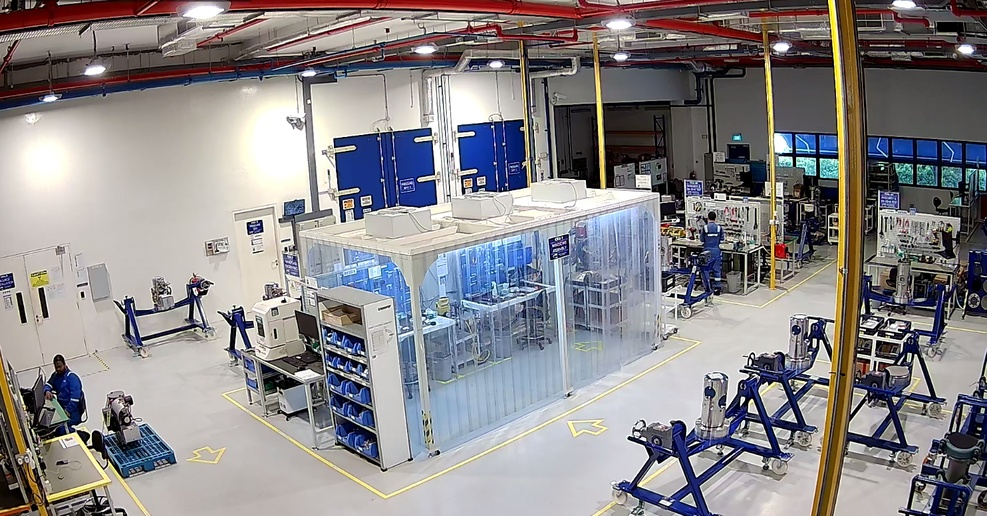
#> input picture images/img1.jpg, 987 x 516 px, shrunk from 1484 x 776 before the run
$ python ORB.py
#> lines starting #> are read from the running program, lines starting #| are printed output that depends on the picture
import cv2
import cv2 as cv
import numpy as np
import matplotlib.pyplot as plt
img1=cv.imread('./images/img1.jpg')
#> img1 is the input picture: shape (516, 987, 3); mean B, G, R 136.9, 134.8, 138.1
img2=cv.imread('./images/img2.jpg')
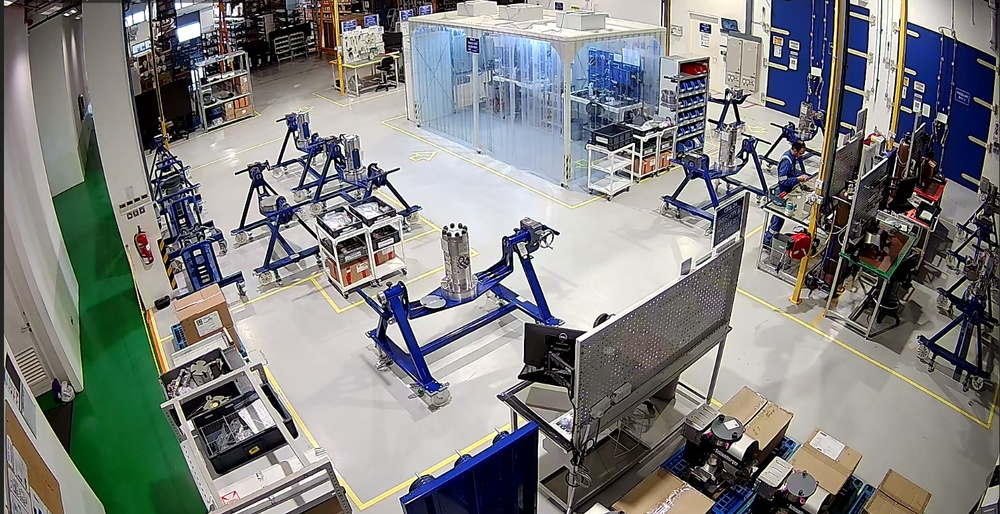
#> input picture images/img2.jpg, 1000 x 514 px, shrunk from 1504 x 773 before the run
#> img2 is the input picture: shape (514, 1000, 3); mean B, G, R 126.4, 127.5, 126.4
print(img1.shape)
#| (516, 987, 3)
grayImage1=cv.cvtColor(img1,cv.COLOR_RGBA2GRAY)
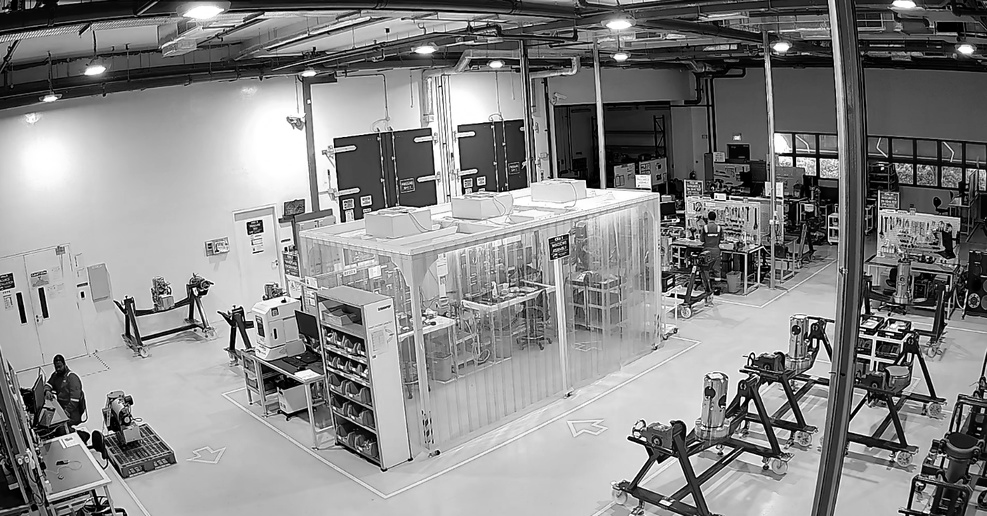
#> grayImage1: shape (516, 987); min 0, max 255, mean 135.9
grayImage2=cv.cvtColor(img2,cv.COLOR_RGBA2GRAY)
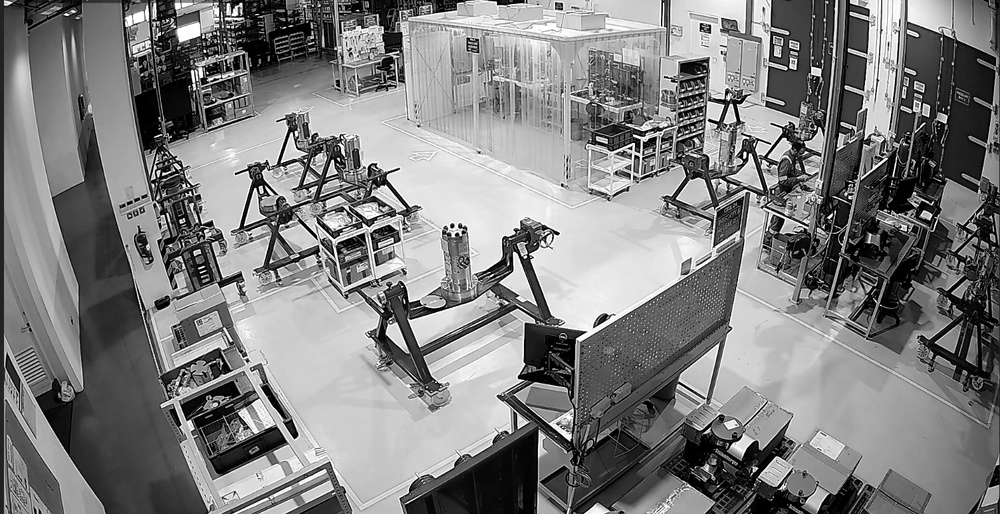
#> grayImage2: shape (514, 1000); min 0, max 255, mean 127
#edge detection
sift=cv.SIFT.create()
orb=cv.ORB.create()
kp1,des1=orb.detectAndCompute(img1,None)
#> kp1 = 500 keypoints; strongest (x, y, size): (673, 295, 31), (678, 296, 31), (714, 195, 31), (752, 353, 31)
kp2,des2=orb.detectAndCompute(img2,None)
#> kp2 = 500 keypoints; strongest (x, y, size): (631, 147, 31), (451, 226, 31), (453, 225, 31), (189, 192, 31)


#Create feature matcher
index_params=dict(algorithm=1,trees=5)
search_params=dict(checks=50)
flann=cv.FlannBasedMatcher(index_params,search_params)


bf=cv.BFMatcher(cv.NORM_HAMMING, crossCheck=True)
#> (the run stopped early here; a loop or call above may not have finished)
